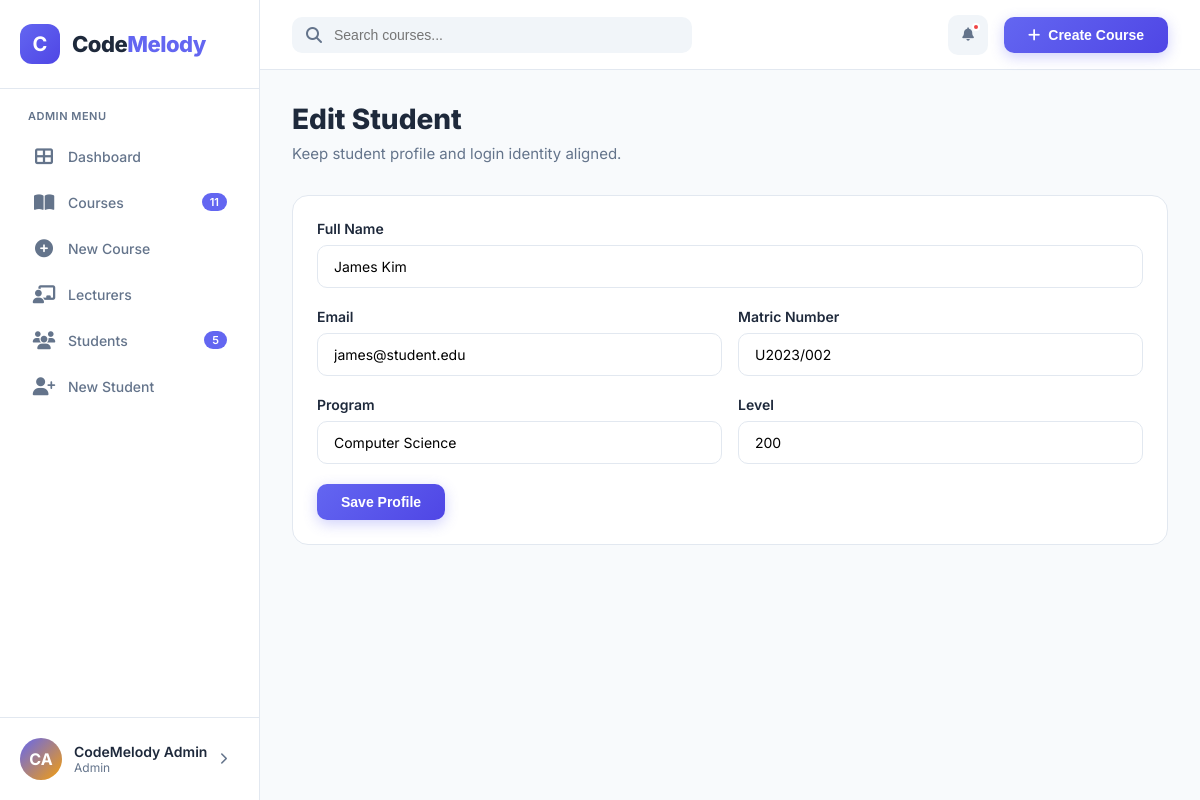
Page /students/edit.php?id=2 (signed in) on the committed database.
### tables this page shows
CREATE TABLE users (
    id INT AUTO_INCREMENT PRIMARY KEY,
    email VARCHAR(255) UNIQUE NOT NULL,
    password VARCHAR(255) NOT NULL,
    full_name VARCHAR(100) NOT NULL,
    role ENUM('student', 'lecturer', 'admin') DEFAULT 'student',
    avatar_initials VARCHAR(2) DEFAULT 'CM',
    created_at TIMESTAMP DEFAULT CURRENT_TIMESTAMP
);

CREATE TABLE students (
    id INT AUTO_INCREMENT PRIMARY KEY,
    user_id INT NULL,
    matric_no VARCHAR(20) UNIQUE NOT NULL,
    full_name VARCHAR(100) NOT NULL,
    email VARCHAR(255),
    program VARCHAR(50),
    level INT,
    enrolled_at TIMESTAMP DEFAULT CURRENT_TIMESTAMP,
    FOREIGN KEY (user_id) REFERENCES users(id) ON DELETE CASCADE
);

### config/bootstrap.php (called while the page is built, shortened)
<?php
function app_url(string $path = ''): string {
    $base = defined('APP_BASE') ? APP_BASE : '';
    return rtrim($base, '/') . '/' . ltrim($path, '/');
}
function current_user(PDO $pdo): ?array {
    $stmt = $pdo->prepare('SELECT * FROM users WHERE id = ?');
    $stmt->execute([$_SESSION['user_id']]);
    return $stmt->fetch() ?: null;
}
function require_login(PDO $pdo): array {
    $user = current_user($pdo);
    return $user;
}
function metrics(PDO $pdo): array {
    $data = ['students' => 0, 'courses' => 0, 'units' => 0, 'hours' => 0, 'enrollments' => 0, 'users' => 0];
    try {
        $data['students'] = (int)$pdo->query('SELECT COUNT(*) FROM students')->fetchColumn();
        $data['courses'] = (int)$pdo->query('SELECT COUNT(*) FROM courses WHERE is_active = TRUE')->fetchColumn();
        $data['units'] = (int)$pdo->query('SELECT COALESCE(SUM(credit_units),0) FROM courses WHERE is_active = TRUE')->fetchColumn();
        $data['hours'] = (int)$pdo->query('SELECT COALESCE(SUM(lecture_hours + practical_hours),0) FROM courses WHERE is_active = TRUE')->fetchColumn();
        $data['users'] = (int)$pdo->query('SELECT COUNT(*) FROM users')->fetchColumn();
        $data['enrollments'] = (int)$pdo->query('SELECT COUNT(*) FROM enrollments')->fetchColumn();
    } catch (PDOException $e) {
    }
    return $data;
}

### students/partials/student_form.php (the view)
<?php $student = $student ?? []; ?>
<div class="form-group">
    <label class="form-label">Full Name</label>
    <input class="form-input" type="text" name="full_name" value="<?php echo htmlspecialchars($student['full_name'] ?? ''); ?>" required>
</div>
<div style="display:grid; grid-template-columns: 1fr 1fr; gap:16px;">
    <div class="form-group"><label class="form-label">Email</label><input class="form-input" type="email" name="email" value="<?php echo htmlspecialchars($student['email'] ?? ''); ?>" required></div>
    <div class="form-group"><label class="form-label">Matric Number</label><input class="form-input" type="text" name="matric_no" value="<?php echo htmlspecialchars($student['matric_no'] ?? ''); ?>" required></div>
</div>
<div style="display:grid; grid-template-columns: 1fr 1fr; gap:16px;">
    <div class="form-group"><label class="form-label">Program</label><input class="form-input" type="text" name="program" value="<?php echo htmlspecialchars($student['program'] ?? 'Computer Science'); ?>"></div>
    <div class="form-group"><label class="form-label">Level</label><input class="form-input" type="number" name="level" min="100" step="100" value="<?php echo htmlspecialchars($student['level'] ?? 200); ?>"></div>
</div>

### templates/header.php (shortened to what this page needs)
<?php
$currentPath = trim(str_replace('\\', '/', parse_url($_SERVER['REQUEST_URI'], PHP_URL_PATH)), '/');
$m = metrics($pdo);
$role = $user['role'] ?? 'student';
$nav = [
    'admin' => [
        ['dashboard/admin.php', 'fa-th-large', 'Dashboard', null],
        ['courses/index.php', 'fa-book-open', 'Courses', $m['courses']],
        ['courses/create.php', 'fa-plus-circle', 'New Course', null],
        ['lecturers/index.php', 'fa-chalkboard-user', 'Lecturers', null],
        ['students/index.php', 'fa-users', 'Students', $m['students']],
        ['students/create.php', 'fa-user-plus', 'New Student', null],
    ],
    'lecturer' => [
        ['dashboard/lecturer.php', 'fa-th-large', 'Dashboard', null],
        ['courses/index.php', 'fa-book-open', 'My Courses', $m['courses']],
        ['courses/create.php', 'fa-plus-circle', 'New Course', null],
        ['students/index.php', 'fa-users', 'Students', $m['students']],
    ],
    'student' => [
        ['dashboard/student.php', 'fa-th-large', 'Dashboard', null],
        ['courses/index.php', 'fa-compass', 'Explore Courses', $m['courses']],
        ['students/edit.php', 'fa-user-pen', 'My Profile', null],
    ],
];
?>
<!DOCTYPE html>
<html lang="en">
<head>
    <link rel="stylesheet" href="https://cdnjs.cloudflare.com/ajax/libs/font-awesome/6.4.0/css/all.min.css">
    <link rel="stylesheet" href="<?php echo app_url('assets/css/dashboard.css'); ?>">
</head>
<body>
<aside class="sidebar" id="sidebar">
    <div class="sidebar-header">
        <div class="logo">C</div>
        <div class="logo-text">Code<span>Melody</span></div>
    </div>
    <div class="nav-section">
        <div class="nav-label"><?php echo ucfirst(htmlspecialchars($role)); ?> Menu</div>
        <?php foreach ($nav[$role] as $item): ?>
            <?php $active = str_ends_with($currentPath, $item[0]); ?>
            <a href="<?php echo app_url($item[0]); ?>" class="nav-item <?php echo $active ? 'active' : ''; ?>">
                <i class="fas <?php echo $item[1]; ?>"></i><span><?php echo htmlspecialchars($item[2]); ?></span>
                <?php if ($item[3] !== null): ?><span class="nav-badge"><?php echo (int)$item[3]; ?></span><?php endif; ?>
            </a>
        <?php endforeach; ?>
    </div>
    <div class="user-profile" onclick="window.location='<?php echo app_url('auth/logout.php'); ?>'">
        <div class="user-avatar"><?php echo htmlspecialchars($user['avatar_initials'] ?? avatar_initials($user['full_name'] ?? 'User')); ?></div>
        <div class="user-info">
            <h4><?php echo htmlspecialchars($user['full_name'] ?? 'User'); ?></h4>
            <p><?php echo ucfirst(htmlspecialchars($role)); ?></p>
        </div>
        <i class="fas fa-chevron-right" style="color: var(--gray); font-size: 12px;"></i>
    </div>
</aside>
<main class="main-content">
    <header class="header">
        <div class="header-left">
            <div class="search-bar" id="globalSearch">
                <i class="fas fa-search"></i>
                <input type="text" placeholder="Search courses..." id="searchInput" autocomplete="off">
            </div>
        </div>
        <div class="header-right">
            <div class="notification-wrapper" id="notificationWrapper">
                <button class="header-btn" id="notificationBell" onclick="toggleNotifications()">
                    <i class="fas fa-bell"></i>
                    <span class="notification-dot" id="notificationDot"></span>
                </button>
            </div>
            <?php if ($role !== 'student'): ?>
                <button class="create-btn" onclick="window.location='<?php echo app_url('courses/create.php'); ?>'"><i class="fas fa-plus"></i>Create Course</button>
            <?php endif; ?>
        </div>
    </header>
    <div class="content" id="<?php echo htmlspecialchars($contentId ?? ''); ?>">

### students/edit.php (shortened to what this page needs)
<?php
require_once __DIR__ . '/../config/bootstrap.php';
$user = require_login($pdo);
if ($user['role'] === 'student') {
    $student = student_profile($pdo, (int)$user['id']);
    if (!$student) {
        $student = ['id' => 0, 'user_id' => $user['id'], 'full_name' => $user['full_name'], 'email' => $user['email'], 'matric_no' => '', 'program' => '', 'level' => 100];
    }
} else {
    $stmt = $pdo->prepare('SELECT * FROM students WHERE id = ?');
    $stmt->execute([(int)($_GET['id'] ?? 0)]);
    $student = $stmt->fetch();
}
$pageTitle = $user['role'] === 'student' ? 'My Profile' : 'Edit Student';
require_once __DIR__ . '/../templates/header.php';
?>
<h1 class="page-title"><?php echo htmlspecialchars($pageTitle); ?></h1>
<p class="page-subtitle">Keep student profile and login identity aligned.</p>
<div class="card" style="padding:24px;">
    <form method="post">
        <?php require __DIR__ . '/partials/student_form.php'; ?>
        <button class="btn btn-primary" type="submit">Save Profile</button>
    </form>
</div>
<?php require_once __DIR__ . '/../templates/footer.php'; ?>

### rows in the picture
users: role "ADMIN", avatar_initials "CA", full_name "CodeMelody Admin", role "Admin", role "Edit Student"
students: full_name "James Kim", email "james@student.edu", matric_no "U2023/002", program "Computer Science", level "200"

### other values in the picture
$item[2] "Dashboard"
$item[2] "Courses"
$item[3] "11"
$item[2] "New Course"
$item[2] "Lecturers"
$item[2] "Students"
$item[3] "5"
$item[2] "New Student"
